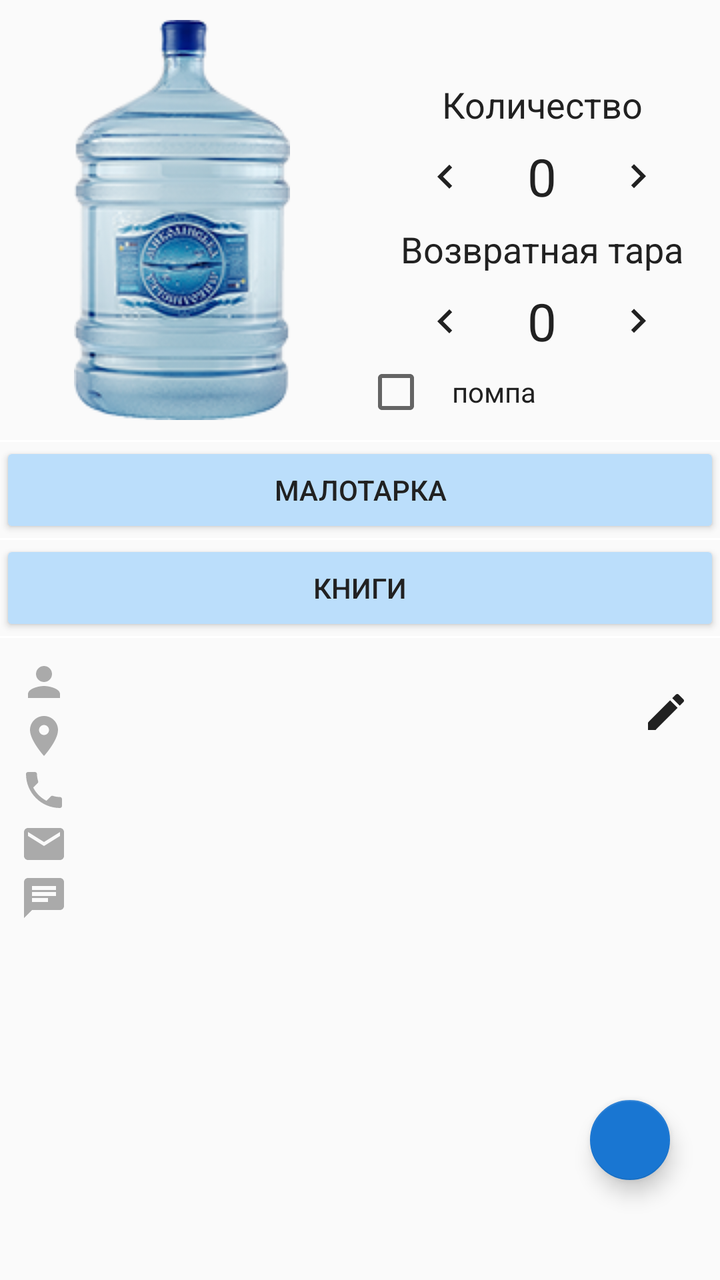
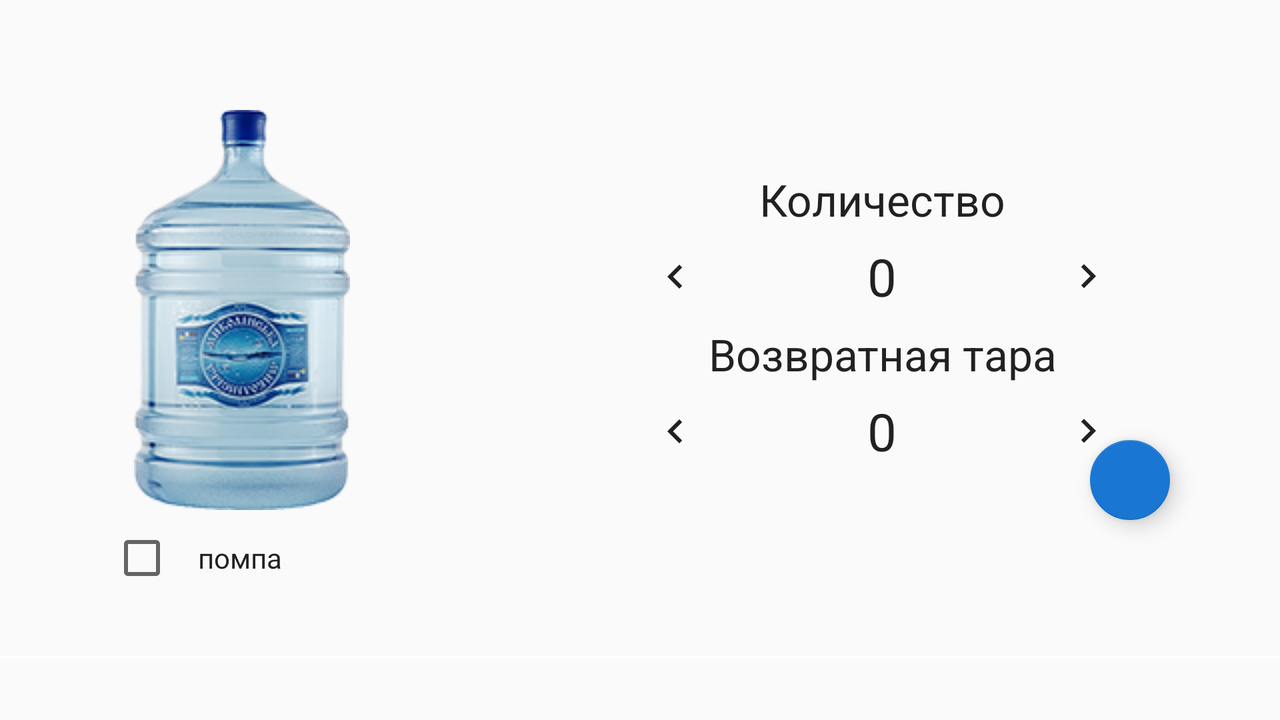

First picture: res/layout/ on a phone held upright. Second picture: the repository's own variant of that layout, on a device whose configuration matches the variant's folder. Source for both follows.
<!-- AndroidManifest.xml: application theme MyMaterialTheme -->
<!-- res/layout/fragment_order.xml -->
<RelativeLayout xmlns:android="http://schemas.android.com/apk/res/android"
    xmlns:app="http://schemas.android.com/apk/res-auto"
    xmlns:tools="http://schemas.android.com/tools"
    android:layout_width="match_parent"
    android:layout_height="match_parent"
    android:layout_marginBottom="@dimen/_25dp"
    tools:context="com.example.twins.nicolinska.fragments.main.OrderFragment">

    <android.support.v4.widget.NestedScrollView
        android:layout_width="match_parent"
        android:layout_height="wrap_content"
        android:scrollbars="none"
        app:behavior_overlapTop="30dp"
        app:layout_behavior="@string/appbar_scrolling_view_behavior"
        android:layout_alignParentTop="true"
        android:layout_alignParentLeft="true"
        android:layout_alignParentStart="true">

        <RelativeLayout
            android:layout_width="match_parent"
            android:layout_height="match_parent">

            <ImageView
                android:id="@+id/ivBottle"
                style="?android:attr/mediaRouteButtonStyle"
                android:layout_width="wrap_content"
                android:layout_height="wrap_content"
                android:layout_alignParentLeft="true"
                android:layout_alignParentTop="true"
                android:layout_marginBottom="10dp"
                android:layout_marginLeft="25dp"
                android:layout_marginRight="25dp"
                android:layout_marginTop="10dp"
                android:src="@drawable/gallon" />

            <TableLayout
                android:id="@+id/tableLayout"
                android:layout_width="match_parent"
                android:layout_height="wrap_content"
                android:layout_alignTop="@+id/ivBottle"
                android:layout_marginTop="30dp"
                android:layout_toEndOf="@+id/ivBottle"
                android:layout_toRightOf="@+id/ivBottle"
                android:stretchColumns="0,2">

                <TextView
                    android:layout_width="wrap_content"
                    android:layout_height="wrap_content"
                    android:text="@string/quantity"
                    android:gravity="center"
                    android:textColor="@color/primaryText"
                    android:textSize="18sp" />

                <TableRow>

                    <ImageView
                        android:id="@+id/ivMinus20"
                        style="?android:attr/mediaRouteButtonStyle"
                        android:layout_width="wrap_content"
                        android:layout_height="wrap_content"
                        android:layout_gravity="center"
                        android:src="@drawable/ic_minus_24dp" />

                    <TextView
                        android:id="@+id/tv20"
                        android:layout_width="wrap_content"
                        android:layout_height="wrap_content"
                        android:layout_gravity="center"
                        android:text="0"
                        android:textColor="@color/primaryText"
                        android:textSize="26sp" />

                    <ImageView
                        android:id="@+id/ivPlus20"
                        style="?android:attr/mediaRouteButtonStyle"
                        android:layout_width="wrap_content"
                        android:layout_height="wrap_content"
                        android:layout_gravity="center"
                        android:src="@drawable/ic_plus_24dp" />

                </TableRow>

                <TextView
                    android:layout_width="wrap_content"
                    android:layout_height="wrap_content"
                    android:text="@string/tara"
                    android:gravity="center"
                    android:textColor="@color/primaryText"
                    android:textSize="18sp" />

                <TableRow>

                    <ImageView
                        android:id="@+id/ivTaraMinus"
                        style="?android:attr/mediaRouteButtonStyle"
                        android:layout_width="wrap_content"
                        android:layout_height="wrap_content"
                        android:layout_gravity="center"
                        android:src="@drawable/ic_minus_24dp" />

                    <TextView
                        android:id="@+id/tvTara"
                        android:layout_width="wrap_content"
                        android:layout_height="wrap_content"
                        android:layout_gravity="center"
                        android:text="0"
                        android:textColor="@color/primaryText"
                        android:textSize="26sp" />

                    <ImageView
                        android:id="@+id/ivTaraPlus"
                        style="?android:attr/mediaRouteButtonStyle"
                        android:layout_width="wrap_content"
                        android:layout_height="wrap_content"
                        android:layout_gravity="center"
                        android:src="@drawable/ic_plus_24dp" />

                </TableRow>

            </TableLayout>


            <android.support.v7.widget.AppCompatCheckBox
                android:id="@+id/checkbox_pompa"
                style="?android:attr/mediaRouteButtonStyle"
                android:layout_width="wrap_content"
                android:layout_height="wrap_content"
                android:layout_above="@+id/liner_layout_button"
                android:layout_toRightOf="@+id/ivBottle"
                android:text="@string/pompa"
                android:textColor="@color/primaryText" />

            <LinearLayout
                android:id="@+id/liner_layout_button"
                android:layout_width="match_parent"
                android:layout_height="wrap_content"
                android:layout_below="@+id/ivBottle"
                android:orientation="vertical">

                <View
                    android:layout_width="match_parent"
                    android:layout_height="1dp"
                    android:background="@color/windowBackground" />

                <Button
                    android:id="@+id/button_little_battle"
                    android:layout_width="match_parent"
                    android:layout_height="wrap_content"
                    android:backgroundTint="@color/lightColorPrimary"
                    android:text="@string/little_battle"
                    android:textColor="@color/primaryText" />


                <View
                    android:id="@+id/view_little_battle"
                    android:layout_width="match_parent"
                    android:layout_height="1dp"
                    android:background="@color/windowBackground" />

                <Button
                    android:id="@+id/button_books"
                    android:layout_width="match_parent"
                    android:layout_height="wrap_content"
                    android:text="@string/books"
                    android:backgroundTint="@color/lightColorPrimary"
                    android:textColor="@color/primaryText" />

                <View
                    android:id="@+id/view_books"
                    android:layout_width="match_parent"
                    android:layout_height="1dp"
                    android:background="@color/windowBackground" />

            </LinearLayout>

            <ScrollView
                android:id="@+id/scroll_view_info"
                android:layout_width="wrap_content"
                android:layout_height="match_parent"
                android:layout_alignParentBottom="true"
                android:layout_below="@+id/liner_layout_button">

                <RelativeLayout
                    android:id="@+id/liner_layout_profile"
                    android:layout_width="match_parent"
                    android:layout_height="wrap_content"
                    android:layout_marginBottom="@dimen/_10dp"
                    android:layout_marginTop="@dimen/_10dp"
                    android:layout_marginLeft="@dimen/_10dp"
                    android:orientation="vertical">

                    <TextView
                        android:id="@+id/text_name"
                        android:layout_width="wrap_content"
                        android:layout_height="wrap_content"
                        android:drawableLeft="@drawable/ic_person_gray_24dp"
                        android:textColor="@color/secondary_text"
                        android:layout_marginBottom="@dimen/_3dp"/>

                    <TextView
                        android:id="@+id/text_place"
                        android:layout_width="wrap_content"
                        android:layout_height="wrap_content"
                        android:layout_below="@+id/text_name"
                        android:drawableLeft="@drawable/ic_place_gray_24dp"
                        android:textColor="@color/secondary_text"
                        android:layout_marginBottom="@dimen/_3dp"/>

                    <TextView
                        android:id="@+id/text_phone"
                        android:layout_width="wrap_content"
                        android:layout_height="wrap_content"
                        android:layout_below="@+id/text_place"
                        android:drawableLeft="@drawable/ic_phone_gray_24dp"
                        android:textColor="@color/secondary_text"
                        android:layout_marginBottom="@dimen/_3dp"/>

                    <TextView
                        android:id="@+id/text_email"
                        android:layout_width="wrap_content"
                        android:layout_height="wrap_content"
                        android:layout_below="@+id/text_phone"
                        android:drawableLeft="@drawable/ic_email_gray_24dp"
                        android:textColor="@color/secondary_text"
                        android:layout_marginBottom="@dimen/_3dp"/>

                    <TextView
                        android:id="@+id/text_comments"
                        android:layout_width="wrap_content"
                        android:layout_height="wrap_content"
                        android:layout_below="@+id/text_email"
                        android:textColor="@color/secondary_text"
                        android:drawableLeft="@drawable/ic_chat_gray_24dp" />

                    <ImageView
                        android:id="@+id/image_edit"
                        android:layout_width="wrap_content"
                        android:layout_height="wrap_content"
                        android:layout_alignParentRight="true"
                        android:layout_margin="@dimen/_15dp"
                        android:textColor="@color/secondary_text"
                        android:src="@drawable/ic_edit_24dp" />

                </RelativeLayout>

            </ScrollView>

            <TextView
                android:id="@+id/tv_load_data"
                android:layout_width="wrap_content"
                android:layout_height="wrap_content"
                android:layout_below="@+id/liner_layout_button"
                android:layout_centerHorizontal="true"
                android:layout_marginTop="25dp"
                android:drawableLeft="@drawable/ic_add_box_24dp"
                android:text="Заполните контактные данные"
                android:textColor="@color/colorAccent"
                android:visibility="gone" />

        </RelativeLayout>
    </android.support.v4.widget.NestedScrollView>

    <android.support.design.widget.FloatingActionButton
        android:id="@+id/floatingActionButton"
        android:layout_width="wrap_content"
        android:layout_height="wrap_content"
        android:layout_alignParentRight="true"
        android:layout_alignParentBottom="true"
        android:layout_margin="@dimen/_25dp"
        android:clickable="true"
        android:visibility="visible"
        app:fabSize="mini"
        app:srcCompat="@drawable/ic_send_24dp" />
</RelativeLayout>
<!-- resources referenced by this layout -->
<resources>
  <color name="colorAccent">#1976D2</color>
  <color name="lightColorPrimary">#BBDEFB</color>
  <color name="primaryText">#212121</color>
  <color name="secondary_text">#757575</color>
  <color name="windowBackground">#FFFFFF</color>
  <dimen name="_10dp">10dp</dimen>
  <dimen name="_15dp">15dp</dimen>
  <dimen name="_25dp">25dp</dimen>
  <dimen name="_3dp">3dp</dimen>
  <!-- drawable ic_add_box_24dp (drawable) -->
  <vector xmlns:android="http://schemas.android.com/apk/res/android"
      android:width="24dp"
      android:height="24dp"
      android:viewportWidth="24.0"
      android:viewportHeight="24.0">
      <path
          android:fillColor="#1976D2"
          android:pathData="M19,3L5,3c-1.11,0 -2,0.9 -2,2v14c0,1.1 0.89,2 2,2h14c1.1,0 2,-0.9 2,-2L21,5c0,-1.1 -0.9,-2 -2,-2zM17,13h-4v4h-2v-4L7,13v-2h4L11,7h2v4h4v2z" />
  </vector>
  <!-- drawable ic_chat_gray_24dp (drawable) -->
  <vector xmlns:android="http://schemas.android.com/apk/res/android"
      android:width="24dp"
      android:height="24dp"
      android:viewportWidth="24.0"
      android:viewportHeight="24.0">
      <path
          android:fillColor="#aaa"
          android:pathData="M20,2L4,2c-1.1,0 -1.99,0.9 -1.99,2L2,22l4,-4h14c1.1,0 2,-0.9 2,-2L22,4c0,-1.1 -0.9,-2 -2,-2zM6,9h12v2L6,11L6,9zM14,14L6,14v-2h8v2zM18,8L6,8L6,6h12v2z" />
  </vector>
  <!-- drawable ic_email_gray_24dp (drawable) -->
  <vector xmlns:android="http://schemas.android.com/apk/res/android"
      android:width="24dp"
      android:height="24dp"
      android:viewportWidth="24.0"
      android:viewportHeight="24.0">
      <path
          android:fillColor="#aaa"
          android:pathData="M20,4L4,4c-1.1,0 -1.99,0.9 -1.99,2L2,18c0,1.1 0.9,2 2,2h16c1.1,0 2,-0.9 2,-2L22,6c0,-1.1 -0.9,-2 -2,-2zM20,8l-8,5 -8,-5L4,6l8,5 8,-5v2z" />
  </vector>
  <!-- drawable ic_minus_24dp (drawable) -->
  <vector xmlns:android="http://schemas.android.com/apk/res/android"
      android:width="24dp"
      android:height="24dp"
      android:viewportWidth="24.0"
      android:viewportHeight="24.0">
      <path
          android:fillColor="#212121"
          android:pathData="M15.41,7.41L14,6l-6,6 6,6 1.41,-1.41L10.83,12z" />
  </vector>
  <!-- drawable ic_person_gray_24dp (drawable) -->
  <vector xmlns:android="http://schemas.android.com/apk/res/android"
      android:width="24dp"
      android:height="24dp"
      android:viewportWidth="24.0"
      android:viewportHeight="24.0">
      <path
          android:fillColor="#aaa"
          android:pathData="M12,12c2.21,0 4,-1.79 4,-4s-1.79,-4 -4,-4 -4,1.79 -4,4 1.79,4 4,4zM12,14c-2.67,0 -8,1.34 -8,4v2h16v-2c0,-2.66 -5.33,-4 -8,-4z" />
  </vector>
  <!-- drawable ic_plus_24dp (drawable) -->
  <vector xmlns:android="http://schemas.android.com/apk/res/android"
      android:width="24dp"
      android:height="24dp"
      android:viewportWidth="24.0"
      android:viewportHeight="24.0">
      <path
          android:fillColor="#212121"
          android:pathData="M8.59,16.34l4.58,-4.59 -4.58,-4.59L10,5.75l6,6 -6,6z" />
  </vector>
  <string name="books">Книги</string>
  <string name="little_battle">Малотарка</string>
  <string name="pompa">помпа</string>
  <string name="quantity">Количество</string>
  <string name="tara">Возвратная тара</string>
  <style name="MyMaterialTheme" parent="MyMaterialTheme.Base">
  
      </style>
  <style name="MyMaterialTheme.Base" parent="Theme.AppCompat.Light.DarkActionBar">
          <item name="windowNoTitle">true</item>
          <item name="windowActionBar">false</item>
          <item name="colorPrimary">@color/colorPrimary</item>
          <item name="colorPrimaryDark">@color/colorPrimaryDark</item>
          <item name="colorAccent">@color/colorAccent</item>
      </style>
  <color name="colorPrimary">#2196F3</color>
  <color name="colorPrimaryDark">#1976D2</color>
  <!-- some entries are left out for length -->
</resources>
<!-- res/layout-w540dp/fragment_order.xml (the repository's variant of the layout above) -->
<!-- drawn on the phone turned sideways -->
<RelativeLayout xmlns:android="http://schemas.android.com/apk/res/android"
    xmlns:app="http://schemas.android.com/apk/res-auto"
    xmlns:tools="http://schemas.android.com/tools"
    android:layout_width="match_parent"
    android:layout_height="match_parent"
    android:layout_marginBottom="@dimen/_25dp"
    tools:context="com.example.twins.nicolinska.fragments.main.OrderFragment">


    <ImageView
        android:id="@+id/ivBottle"
        style="?android:attr/mediaRouteButtonStyle"
        android:layout_width="wrap_content"
        android:layout_height="wrap_content"
        android:layout_alignParentLeft="true"
        android:layout_alignParentTop="true"
        android:layout_marginLeft="@dimen/_55dp"
        android:layout_marginRight="@dimen/_55dp"
        android:layout_marginTop="@dimen/_55dp"
        android:src="@drawable/gallon" />

    <TableLayout
        android:id="@+id/tableLayout"
        android:layout_width="match_parent"
        android:layout_height="wrap_content"
        android:layout_alignTop="@+id/ivBottle"
        android:layout_marginTop="30dp"
        android:layout_toEndOf="@+id/ivBottle"
        android:layout_toRightOf="@+id/ivBottle"
        android:stretchColumns="0,2">

        <TextView
            android:layout_width="wrap_content"
            android:layout_height="wrap_content"
            android:gravity="center"
            android:text="@string/quantity"
            android:textColor="@color/primaryText"
            android:textSize="22sp" />

        <TableRow>

            <ImageView
                android:id="@+id/ivMinus20"
                style="?android:attr/mediaRouteButtonStyle"
                android:layout_width="wrap_content"
                android:layout_height="wrap_content"
                android:layout_gravity="center"
                android:src="@drawable/ic_minus_24dp" />

            <TextView
                android:id="@+id/tv20"
                android:layout_width="wrap_content"
                android:layout_height="wrap_content"
                android:layout_gravity="center"
                android:text="0"
                android:textColor="@color/primaryText"
                android:textSize="26sp" />

            <ImageView
                android:id="@+id/ivPlus20"
                style="?android:attr/mediaRouteButtonStyle"
                android:layout_width="wrap_content"
                android:layout_height="wrap_content"
                android:layout_gravity="center"
                android:src="@drawable/ic_plus_24dp" />

        </TableRow>

        <TextView
            android:layout_width="wrap_content"
            android:layout_height="wrap_content"
            android:gravity="center"
            android:text="@string/tara"
            android:textColor="@color/primaryText"
            android:textSize="22sp" />

        <TableRow>

            <ImageView
                android:id="@+id/ivTaraMinus"
                style="?android:attr/mediaRouteButtonStyle"
                android:layout_width="wrap_content"
                android:layout_height="wrap_content"
                android:layout_gravity="center"
                android:src="@drawable/ic_minus_24dp" />

            <TextView
                android:id="@+id/tvTara"
                android:layout_width="wrap_content"
                android:layout_height="wrap_content"
                android:layout_gravity="center"
                android:text="0"
                android:textColor="@color/primaryText"
                android:textSize="26sp" />

            <ImageView
                android:id="@+id/ivTaraPlus"
                style="?android:attr/mediaRouteButtonStyle"
                android:layout_width="wrap_content"
                android:layout_height="wrap_content"
                android:layout_gravity="center"
                android:src="@drawable/ic_plus_24dp" />

        </TableRow>

    </TableLayout>


    <android.support.v7.widget.AppCompatCheckBox
        android:id="@+id/checkbox_pompa"
        style="?android:attr/mediaRouteButtonStyle"
        android:layout_width="wrap_content"
        android:layout_height="wrap_content"
        android:layout_below="@+id/ivBottle"
        android:layout_marginBottom="@dimen/_25dp"
        android:layout_marginLeft="@dimen/_55dp"
        android:text="@string/pompa"
        android:textColor="@color/primaryText" />

    <LinearLayout
        android:id="@+id/liner_layout_button"
        android:layout_width="match_parent"
        android:layout_height="wrap_content"
        android:layout_below="@+id/checkbox_pompa"
        android:orientation="vertical">

        <View
            android:layout_width="match_parent"
            android:layout_height="1dp"
            android:background="@color/windowBackground" />

        <Button
            android:id="@+id/button_little_battle"
            android:layout_width="match_parent"
            android:layout_height="wrap_content"
            android:backgroundTint="@color/lightColorPrimary"
            android:text="@string/little_battle"
            android:textColor="@color/primaryText" />


        <View
            android:id="@+id/view_little_battle"
            android:layout_width="match_parent"
            android:layout_height="1dp"
            android:background="@color/windowBackground" />

        <Button
            android:id="@+id/button_books"
            android:layout_width="match_parent"
            android:layout_height="wrap_content"
            android:backgroundTint="@color/lightColorPrimary"
            android:text="@string/books"
            android:textColor="@color/primaryText" />

        <View
            android:id="@+id/view_books"
            android:layout_width="match_parent"
            android:layout_height="1dp"
            android:background="@color/windowBackground" />

    </LinearLayout>

    <RelativeLayout
        android:id="@+id/liner_layout_profile"
        android:layout_width="match_parent"
        android:layout_height="wrap_content"
        android:layout_below="@+id/liner_layout_button"
        android:layout_marginTop="@dimen/_40dp">

        <RelativeLayout
            android:layout_width="500dp"
            android:layout_height="wrap_content"
            android:layout_centerInParent="true">

            <TextView
                android:id="@+id/text_name"
                android:layout_width="wrap_content"
                android:layout_height="wrap_content"
                android:layout_marginBottom="@dimen/_5dp"
                android:drawableLeft="@drawable/ic_person_gray_24dp"
                android:text="Vladymyr"
                android:textColor="@color/secondary_text"
                android:textSize="23sp" />

            <TextView
                android:id="@+id/text_place"
                android:layout_width="wrap_content"
                android:layout_height="wrap_content"
                android:layout_below="@+id/text_name"
                android:layout_marginBottom="@dimen/_5dp"
                android:drawableLeft="@drawable/ic_place_gray_24dp"
                android:textColor="@color/secondary_text"
                android:textSize="23sp" />

            <TextView
                android:id="@+id/text_phone"
                android:layout_width="wrap_content"
                android:layout_height="wrap_content"
                android:layout_below="@+id/text_place"
                android:layout_marginBottom="@dimen/_5dp"
                android:drawableLeft="@drawable/ic_phone_gray_24dp"
                android:textColor="@color/secondary_text"
                android:textSize="23sp" />

            <TextView
                android:id="@+id/text_email"
                android:layout_width="wrap_content"
                android:layout_height="wrap_content"
                android:layout_below="@+id/text_phone"
                android:layout_marginBottom="@dimen/_5dp"
                android:drawableLeft="@drawable/ic_email_gray_24dp"
                android:textColor="@color/secondary_text"
                android:textSize="23sp" />

            <TextView
                android:id="@+id/text_comments"
                android:layout_width="wrap_content"
                android:layout_height="wrap_content"
                android:layout_below="@+id/text_email"
                android:drawableLeft="@drawable/ic_chat_gray_24dp"
                android:textColor="@color/secondary_text"
                android:textSize="23sp" />

            <ImageView
                android:id="@+id/image_edit"
                android:layout_width="wrap_content"
                android:layout_height="wrap_content"
                android:layout_alignParentRight="true"
                android:layout_margin="@dimen/_35dp"
                android:src="@drawable/ic_edit_24dp"
                android:textColor="@color/secondary_text" />
        </RelativeLayout>
    </RelativeLayout>

    <TextView
        android:id="@+id/tv_load_data"
        android:layout_width="wrap_content"
        android:layout_height="wrap_content"
        android:layout_below="@+id/liner_layout_button"
        android:layout_centerHorizontal="true"
        android:layout_marginTop="25dp"
        android:drawableLeft="@drawable/ic_add_box_24dp"
        android:text="Заполните контактные данные"
        android:textColor="@color/colorAccent"
        android:visibility="gone" />


    <android.support.design.widget.FloatingActionButton
        android:id="@+id/floatingActionButton"
        android:layout_width="wrap_content"
        android:layout_height="wrap_content"
        android:layout_alignParentBottom="true"
        android:layout_alignParentRight="true"
        android:layout_marginRight="@dimen/_55dp"
        android:layout_marginBottom="75dp"
        android:clickable="true"
        android:visibility="visible"
        app:fabSize="mini"
        app:srcCompat="@drawable/ic_send_24dp" />
</RelativeLayout>
<!-- resources referenced by the variant -->
<!-- as the phone turned sideways resolves them -->
<resources>
  <color name="colorAccent">#1976D2</color>
  <color name="lightColorPrimary">#BBDEFB</color>
  <color name="primaryText">#212121</color>
  <color name="secondary_text">#757575</color>
  <color name="windowBackground">#FFFFFF</color>
  <dimen name="_25dp">25dp</dimen>
  <dimen name="_35dp">35dp</dimen>
  <dimen name="_40dp">40dp</dimen>
  <dimen name="_55dp">55dp</dimen>
  <dimen name="_5dp">5dp</dimen>
  <!-- drawable ic_add_box_24dp (drawable) -->
  <vector xmlns:android="http://schemas.android.com/apk/res/android"
      android:width="24dp"
      android:height="24dp"
      android:viewportWidth="24.0"
      android:viewportHeight="24.0">
      <path
          android:fillColor="#1976D2"
          android:pathData="M19,3L5,3c-1.11,0 -2,0.9 -2,2v14c0,1.1 0.89,2 2,2h14c1.1,0 2,-0.9 2,-2L21,5c0,-1.1 -0.9,-2 -2,-2zM17,13h-4v4h-2v-4L7,13v-2h4L11,7h2v4h4v2z" />
  </vector>
  <!-- drawable ic_chat_gray_24dp (drawable) -->
  <vector xmlns:android="http://schemas.android.com/apk/res/android"
      android:width="24dp"
      android:height="24dp"
      android:viewportWidth="24.0"
      android:viewportHeight="24.0">
      <path
          android:fillColor="#aaa"
          android:pathData="M20,2L4,2c-1.1,0 -1.99,0.9 -1.99,2L2,22l4,-4h14c1.1,0 2,-0.9 2,-2L22,4c0,-1.1 -0.9,-2 -2,-2zM6,9h12v2L6,11L6,9zM14,14L6,14v-2h8v2zM18,8L6,8L6,6h12v2z" />
  </vector>
  <!-- drawable ic_email_gray_24dp (drawable) -->
  <vector xmlns:android="http://schemas.android.com/apk/res/android"
      android:width="24dp"
      android:height="24dp"
      android:viewportWidth="24.0"
      android:viewportHeight="24.0">
      <path
          android:fillColor="#aaa"
          android:pathData="M20,4L4,4c-1.1,0 -1.99,0.9 -1.99,2L2,18c0,1.1 0.9,2 2,2h16c1.1,0 2,-0.9 2,-2L22,6c0,-1.1 -0.9,-2 -2,-2zM20,8l-8,5 -8,-5L4,6l8,5 8,-5v2z" />
  </vector>
  <!-- drawable ic_minus_24dp (drawable) -->
  <vector xmlns:android="http://schemas.android.com/apk/res/android"
      android:width="24dp"
      android:height="24dp"
      android:viewportWidth="24.0"
      android:viewportHeight="24.0">
      <path
          android:fillColor="#212121"
          android:pathData="M15.41,7.41L14,6l-6,6 6,6 1.41,-1.41L10.83,12z" />
  </vector>
  <!-- drawable ic_person_gray_24dp (drawable) -->
  <vector xmlns:android="http://schemas.android.com/apk/res/android"
      android:width="24dp"
      android:height="24dp"
      android:viewportWidth="24.0"
      android:viewportHeight="24.0">
      <path
          android:fillColor="#aaa"
          android:pathData="M12,12c2.21,0 4,-1.79 4,-4s-1.79,-4 -4,-4 -4,1.79 -4,4 1.79,4 4,4zM12,14c-2.67,0 -8,1.34 -8,4v2h16v-2c0,-2.66 -5.33,-4 -8,-4z" />
  </vector>
  <!-- drawable ic_plus_24dp (drawable) -->
  <vector xmlns:android="http://schemas.android.com/apk/res/android"
      android:width="24dp"
      android:height="24dp"
      android:viewportWidth="24.0"
      android:viewportHeight="24.0">
      <path
          android:fillColor="#212121"
          android:pathData="M8.59,16.34l4.58,-4.59 -4.58,-4.59L10,5.75l6,6 -6,6z" />
  </vector>
  <string name="books">Книги</string>
  <string name="little_battle">Малотарка</string>
  <string name="pompa">помпа</string>
  <string name="quantity">Количество</string>
  <string name="tara">Возвратная тара</string>
  <style name="MyMaterialTheme" parent="MyMaterialTheme.Base">
  
      </style>
  <style name="MyMaterialTheme.Base" parent="Theme.AppCompat.Light.DarkActionBar">
          <item name="windowNoTitle">true</item>
          <item name="windowActionBar">false</item>
          <item name="colorPrimary">@color/colorPrimary</item>
          <item name="colorPrimaryDark">@color/colorPrimaryDark</item>
          <item name="colorAccent">@color/colorAccent</item>
      </style>
  <color name="colorPrimary">#2196F3</color>
  <color name="colorPrimaryDark">#1976D2</color>
  <!-- some entries are left out for length -->
</resources>
